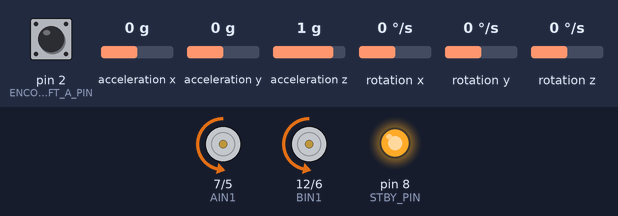
Bench run of a program on a simulated Arduino Nano, built for the host (arithmetic inside an expression is 32-bit, double 64-bit). Parts: direction and speed pins drawn as motors (green arrow = direction pin HIGH = forward, orange = LOW = backward, longer = more drive, stopped while the standby pin is LOW), output pins drawn as LEDs (lit = HIGH). Inputs (shaded band) come from the test bench; at power-on: acceleration y 0 g, pin 2 (ENCODER_LEFT_A_PIN) HIGH, acceleration x 0 g, acceleration z 1 g, rotation x 0 °/s, rotation y 0 °/s, rotation z 0 °/s. What the program prints to the serial monitor is not drawn.

Above: at 1.7 s.
1.8 s: acceleration y set to -1.4 g
At 2.5 s:
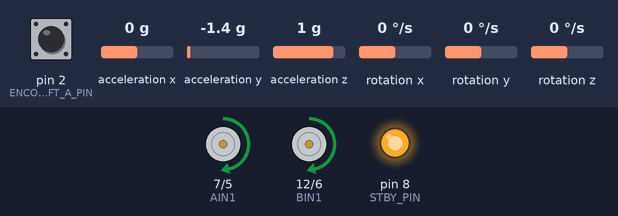
3.3 s: acceleration y set to 0 g
At 3.9 s:
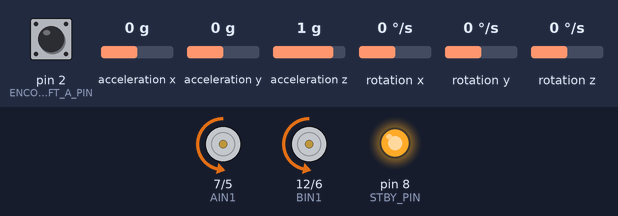
4.8 s: acceleration y set to -0.8 g
At 6.1 s:
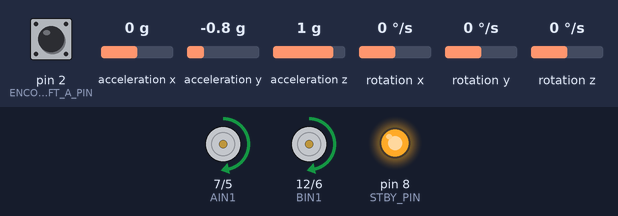
Timing chart, 0 to 7.8 s (numbered marks = the images above; inputs shaded):
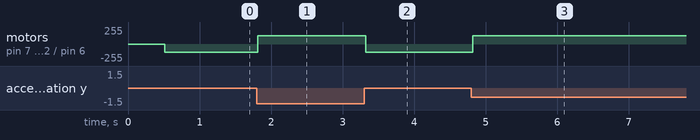

The program:

main.cpp
```cpp
#include <Arduino.h>
#include <motor.h>
#include <balancing.h>

/*Classes*/
timer2 timer;
motor c_Motor;
imu c_MPU6050;
balancing c_Balanced;

void setup() {
    Serial.begin(115200);
    Serial.println("Initializing");

    /*Pin Initializers*/
    c_Motor.motorPinInit();
    c_Motor.encoderPinInit();
    Serial.println("Pins Initialized");

    /*Initialize MPU-6050*/
    c_MPU6050.init();
    Serial.println("MPU Initialized");

    /*Timer Initalize*/
    Serial.println("Ready");
    timer.init(TIMER);
}

void loop(){
}
```

balancing.cpp
```cpp
#include <Arduino.h>
#include <balancing.h>
#include <motor.h>
#include "I2Cdev.h"
#include "MPU6050_6Axis_MotionApps612.h"
#include "MsTimer2.h"
#if I2CDEV_IMPLEMENTATION == I2CDEV_ARDUINO_WIRE
    #include "Wire.h"
#endif

balancing balanced;
imu pitch;
motor encoder;
timer2 timerX;
MPU6050 mpu;

void timer2::init(int time){
    /*Initialize the Timer Interrupt*/
    MsTimer2::set(time,interrupt);
    MsTimer2::start();
}

void timer2::interrupt(){
    sei();
    balanced.getAcceleration();
    pitch.dataProcess();
    balanced.vertical();

    timerX.interruptCount++;
    if(timerX.interruptCount > 8){
        timerX.interruptCount=0;
        balanced.accelerationControl();
    }

    balanced.totalControl();
}

balancing::balancing(){
    // constructor
    kp_balanced = 60; kp_acc = 10;
    ki_balanced = 1;
    kd_balanced = 15;
}

/*----------------------------------------*/

void balancing::getAcceleration(){
    /*Determine if motor is rotating forward or backwards*/
    int speed = balanced.pwmSpeed;
    int iDeltaT = 1000/40;

    if (speed > 0){
        balanced.currentPos += (2 * 3.14 * 7 * encoder.s_EncoderCount / 658); // cm
    }
    else if (speed < -0){
        balanced.currentPos -= (2 * 3.14 * 7 * encoder.s_EncoderCount / 658); // cm
    }

    balanced.currentVel = (balanced.currentPos - balanced.prevPos) * iDeltaT;
    balanced.currentAcc = (balanced.currentVel - balanced.prevVel) * iDeltaT;

    /*High Pass Filter*/
    float weight = 0.5;
    balanced.filteredAcc = weight * (balanced.filteredAcc + balanced.currentAcc - balanced.prevAcc);

    // Reset values
    encoder.s_EncoderCount = 0;
    balanced.prevPos = balanced.currentPos; balanced.prevVel = balanced.currentVel;
    balanced.prevAcc = balanced.currentAcc;
}

void balancing::vertical(){
    /*Calculating Control Output*/
    float pV = kp_balanced * pitch.currentPitch;
    float iV = ki_balanced * (pitch.currentPitch + pitch.prevPitch);
    float dV = kd_balanced * (pitch.currentPitch - pitch.prevPitch);
    pitch.prevPitch = pitch.currentPitch;

    balanced.controlOutput = pV + iV + dV;
    balanced.controlOutput = constrain(balanced.controlOutput, -250, 250);
}

void balancing::accelerationControl(){
    double acc = balanced.filteredAcc;

    balanced.accelerationOutput = kp_acc * -acc;
    balanced.accelerationOutput = constrain(balanced.accelerationOutput, -100, 100);
}

void balancing::totalControl(){
    /*Calculate Speed*/
    balanced.vertical();
    balanced.accelerationControl();

    /*Complimentary Filter*/
    float weight = 0.5;
    balanced.pwmSpeed = weight * balanced.controlOutput + (1-weight) * balanced.accelerationOutput;
    balanced.pwmSpeed = constrain(balanced.pwmSpeed,-150,150);

    /*Actuate Motor*/
    if (balanced.pwmSpeed > 0){
        encoder.forward(balanced.pwmSpeed);
    }
    else if (balanced.pwmSpeed < 0){
        encoder.backward(-balanced.pwmSpeed);
    }
}

/*----------------------------------------*/

void imu::init(){
    /*Join I2C Bus*/
    #if I2CDEV_IMPLEMENTATION == I2CDEV_ARDUINO_WIRE
        Wire.begin();
    #endif

    /*Initialize MPU*/
    mpu.initialize();
    mpu.testConnection();
    offsets(); // offsets

    /*Initilize DMP*/
    uint8_t devStatus;
    devStatus = mpu.dmpInitialize();
    if (devStatus == 0){
        mpu.setDMPEnabled(true);
    }

}

void imu::getYawPitchRoll(float& y, float& p, float& r){
    uint8_t fifoBuffer[64]; // FIFO storage buffer
    Quaternion q;           // [w, x, y, z] quaternion container

    /*Calculate YPR from Latest Packet*/
    if (mpu.dmpGetCurrentFIFOPacket(fifoBuffer)) {
        mpu.dmpGetQuaternion(&q, fifoBuffer);

        float q0 = q.w; float q1 = q.x; float q2 = q.y; float q3 = q.z;

        float yr = -atan2(-2*q1*q2 + 2*q0*q3, q2*q2 - q3*q3 - q1*q1 + q0*q0);
        float pr = asin(2*q2*q3 + 2*q0*q1);
        float rr = atan2(-2*q1*q3 + 2*q0*q2, q3*q3 - q2*q2 - q1*q1 + q0*q0);

        y = yr * 180 / M_PI;
        p = pr * 180 / M_PI;
        r = rr * 180 / M_PI;
    }
}

void imu::dataProcess(){
    /*Get MPU Data*/
    float yaw, pitch, roll;
    float offset = -5.5;

    imu::getYawPitchRoll(yaw, pitch, roll);
    imu::pitchBuffer = 0;
    for (int i = 0; i < imu::trials; i++){
        imu::pitchBuffer += (pitch - offset);
    }
    imu::currentPitch = pitchBuffer / imu::trials;

    /*Low Pass Filter*/
    float weight = 0.95;
    imu::currentPitch = weight * imu::currentPitch + (1 - weight) * imu::prevPitch;
}

void imu::calibrate(){
    int ax, ay, az, gx, gy, gz;
    mpu.getMotion6(&ax, &ay, &az, &gx, &gy, &gz);

    // Looking for values to set to (0,0,0,0,0,16384)
    // Will input values into offsets()
    Serial.print(ax);
    Serial.print(",");
    Serial.print(ay);
    Serial.print(",");
    Serial.print(az);
    Serial.print(",");
    Serial.print(gx);
    Serial.print(",");
    Serial.print(gy);
    Serial.print(",");
    Serial.println(gz);
}

void imu::offsets(){
    /*Gyro Offsets*/
    mpu.setXAccelOffset(-2974);
    mpu.setYAccelOffset(-2335);
    mpu.setZAccelOffset(1503);
    mpu.setXGyroOffset(138);
    mpu.setYGyroOffset(-502);
    mpu.setZGyroOffset(157);
}
```

balancing.h
```cpp
#ifndef _BALANCE_H // header guard
#define _BALANCE_H

class balancing{
    public:
        balancing();
        void getAcceleration();
        void accelerationControl();

        void vertical();
        void totalControl();

    public:
        int kp_balanced, ki_balanced, kd_balanced;
        int kp_acc;
        int controlOutput;

        float currentPos = 0; float prevPos = 0;
        float currentVel = 0; float prevVel = 0;
        float currentAcc = 0; float prevAcc = 0;
        float filteredAcc = 0;
        int accelerationOutput;

        int pwmSpeed = 0;

    private:
        #define ANGLE_MIN -27
        #define ANGLE_MAX 27

};

class timer2{
    public:
        int interruptCount;

    public:
        void init(int time);
        static void interrupt();

    private:
          #define TIMER 5
};

class imu{
    public:
        float offset;
        float pitchBuffer;
        float currentPitch;
        float prevPitch = 0;
        int trials = 10;

    /*Functions*/
    public:
        void init();
        void getYawPitchRoll(float& y, float& p, float& r);
        void dataProcess();
        void calibrate();

    private:
        void offsets();
};

#endif
```

motor.cpp
```cpp
#include <Arduino.h>
#include <motor.h>
// #include <PinChangeInterrupt.h>

motor::motor(){
    // constructor
}

void motor::motorPinInit(){
    pinMode(AIN1, OUTPUT);
    pinMode(BIN1, OUTPUT);
    pinMode(PWMA_LEFT, OUTPUT);
    pinMode(PWMB_RIGHT, OUTPUT);
    pinMode(STBY_PIN, OUTPUT);
    digitalWrite(STBY_PIN, HIGH);
}

void motor::forward(int speed){
    digitalWrite(AIN1, LOW); analogWrite(PWMA_LEFT, speed);
    digitalWrite(BIN1, LOW); analogWrite(PWMB_RIGHT, speed);
}

void motor::backward(int speed){
    digitalWrite(STBY_PIN, HIGH);
    digitalWrite(AIN1, HIGH); analogWrite(PWMA_LEFT, speed);
    digitalWrite(BIN1, HIGH); analogWrite(PWMB_RIGHT, speed);
}

void motor::stop(){
    analogWrite(PWMA_LEFT, 0); analogWrite(PWMB_RIGHT, 0);
}

/*----------------------------------------*/

void motor::encoderPinInit(){
    /*Pin Interrupts to Count Pulses*/
    attachInterrupt(digitalPinToInterrupt(ENCODER_LEFT_A_PIN),motor::wheelPulse, CHANGE);
}

unsigned long motor::s_EncoderCount = 0;

void motor::wheelPulse(){
    motor::s_EncoderCount++;
}
```

motor.h
```cpp
#ifndef _MOTOR_H // header guard
#define _MOTOR_H

class motor{

    public:
        /*Variables*/
        static unsigned long s_EncoderCount;

    public:
        /*Functions*/
        motor();

        void motorPinInit();
        void encoderPinInit();

        void forward(int speed);
        void backward(int speed);
        void stop();

        static void wheelPulse();

    private:
        /*Motor pin*/
        #define AIN1 7
        #define PWMA_LEFT 5
        #define BIN1 12
        #define PWMB_RIGHT 6
        #define STBY_PIN 8

        /*Encoder measuring speed pin*/
        #define ENCODER_LEFT_A_PIN 2
};

#endif
```

Measured:
- after the input at 1.8 s, motor on pin 7 (AIN1) / pin 5 (PWMA_LEFT), motor on pin 12 (BIN1) / pin 6 (PWMB_RIGHT): backward 125/255 → forward 125/255 at once
- after the input at 3.3 s, motor on pin 7 (AIN1) / pin 5 (PWMA_LEFT), motor on pin 12 (BIN1) / pin 6 (PWMB_RIGHT): forward 125/255 → backward 125/255 at once
- after the input at 4.8 s, motor on pin 7 (AIN1) / pin 5 (PWMA_LEFT), motor on pin 12 (BIN1) / pin 6 (PWMB_RIGHT): backward 125/255 → forward 125/255 at once
